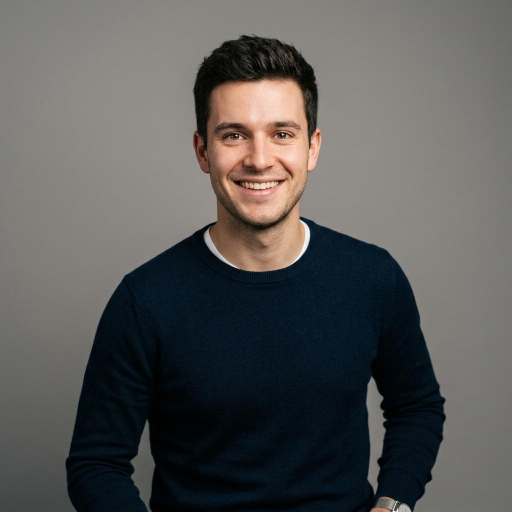
#> input picture lab1/image/person1.jpg, 1024 x 1024 px (shown at 1/2 size)
$ python assignment_4_face_bbox.py
#> lines starting #> are read from the running program, lines starting #| are printed output that depends on the picture
import cv2 as cv
import os

image_path = 'image/person1.jpg'
if not os.path.exists(image_path):
    image_path = 'person1.jpg'

image = cv.imread(image_path)
#> image is the input picture: shape (1024, 1024, 3); mean B, G, R 87.2, 88.6, 89

x, y, w, h = 384, 165, 268, 268

cv.rectangle(image, (x, y), (x + w, y + h), (0, 255, 0), 3)

cv.putText(image, "Ahmed", (x + 70, y + h + 35), cv.FONT_HERSHEY_SIMPLEX, 1.0, (0, 255, 0), 2)
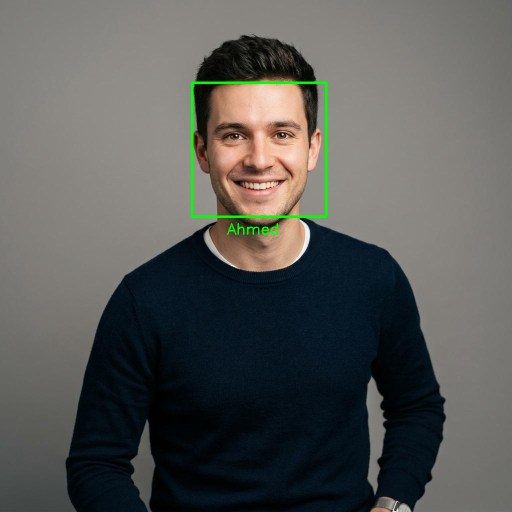
#> image: shape (1024, 1024, 3) (shown at 1/2 size); mean B, G, R 86.6, 89.5, 88.3

cv.imwrite('image/person_with_bbox.jpg', image)

try:
    cv.imshow('Face Box', image)
    cv.waitKey(1000)
    cv.destroyAllWindows()
except Exception:
    pass
